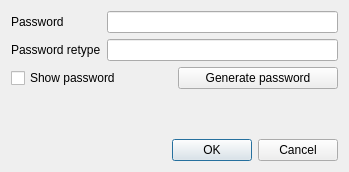
<?xml version="1.0" encoding="UTF-8"?>
<ui version="4.0">
 <class>EncryptionPassword</class>
 <widget class="QDialog" name="EncryptionPassword">
  <property name="windowModality">
   <enum>Qt::ApplicationModal</enum>
  </property>
  <property name="geometry">
   <rect>
    <x>0</x>
    <y>0</y>
    <width>349</width>
    <height>172</height>
   </rect>
  </property>
  <property name="windowTitle">
   <string>Encryption password</string>
  </property>
  <layout class="QVBoxLayout" name="verticalLayout">
   <item>
    <layout class="QGridLayout" name="gridLayout">
     <item row="1" column="0">
      <widget class="QLabel" name="label_2">
       <property name="text">
        <string>Password retype</string>
       </property>
      </widget>
     </item>
     <item row="0" column="0">
      <widget class="QLabel" name="label">
       <property name="text">
        <string>Password</string>
       </property>
      </widget>
     </item>
     <item row="1" column="1">
      <widget class="QLineEdit" name="password_retype"/>
     </item>
     <item row="0" column="1">
      <widget class="QLineEdit" name="password"/>
     </item>
    </layout>
   </item>
   <item>
    <layout class="QHBoxLayout" name="horizontalLayout_2">
     <item>
      <widget class="QCheckBox" name="show_password_checkbox">
       <property name="text">
        <string>Show password</string>
       </property>
      </widget>
     </item>
     <item>
      <widget class="QPushButton" name="generate_password_button">
       <property name="text">
        <string>Generate password</string>
       </property>
      </widget>
     </item>
    </layout>
   </item>
   <item>
    <spacer name="verticalSpacer">
     <property name="orientation">
      <enum>Qt::Vertical</enum>
     </property>
     <property name="sizeHint" stdset="0">
      <size>
       <width>20</width>
       <height>40</height>
      </size>
     </property>
    </spacer>
   </item>
   <item>
    <widget class="QDialogButtonBox" name="buttonBox">
     <property name="orientation">
      <enum>Qt::Horizontal</enum>
     </property>
     <property name="standardButtons">
      <set>QDialogButtonBox::Cancel|QDialogButtonBox::Ok</set>
     </property>
    </widget>
   </item>
  </layout>
 </widget>
 <resources/>
 <connections>
  <connection>
   <sender>buttonBox</sender>
   <signal>accepted()</signal>
   <receiver>EncryptionPassword</receiver>
   <slot>accept()</slot>
   <hints>
    <hint type="sourcelabel">
     <x>248</x>
     <y>254</y>
    </hint>
    <hint type="destinationlabel">
     <x>157</x>
     <y>274</y>
    </hint>
   </hints>
  </connection>
  <connection>
   <sender>buttonBox</sender>
   <signal>rejected()</signal>
   <receiver>EncryptionPassword</receiver>
   <slot>reject()</slot>
   <hints>
    <hint type="sourcelabel">
     <x>316</x>
     <y>260</y>
    </hint>
    <hint type="destinationlabel">
     <x>286</x>
     <y>274</y>
    </hint>
   </hints>
  </connection>
  <connection>
   <sender>generate_password_button</sender>
   <signal>clicked()</signal>
   <receiver>EncryptionPassword</receiver>
   <slot>generate_password()</slot>
   <hints>
    <hint type="sourcelabel">
     <x>255</x>
     <y>93</y>
    </hint>
    <hint type="destinationlabel">
     <x>174</x>
     <y>85</y>
    </hint>
   </hints>
  </connection>
  <connection>
   <sender>show_password_checkbox</sender>
   <signal>stateChanged(int)</signal>
   <receiver>EncryptionPassword</receiver>
   <slot>show_password(int)</slot>
   <hints>
    <hint type="sourcelabel">
     <x>93</x>
     <y>91</y>
    </hint>
    <hint type="destinationlabel">
     <x>174</x>
     <y>85</y>
    </hint>
   </hints>
  </connection>
 </connections>
 <slots>
  <slot>generate_password()</slot>
  <slot>show_password(int)</slot>
 </slots>
</ui>
